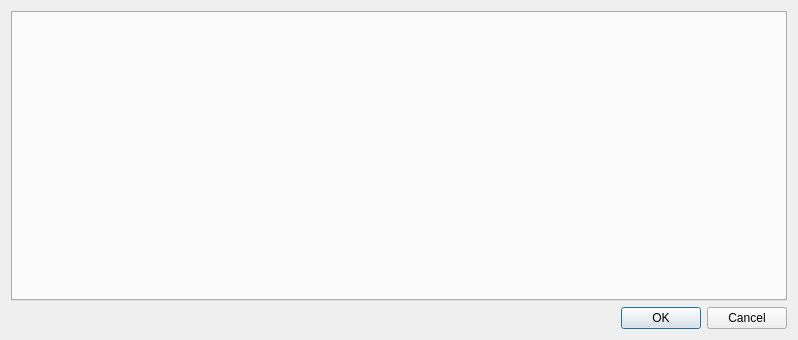
<?xml version="1.0" encoding="UTF-8"?>
<ui version="4.0">
 <class>UI_Settings</class>
 <widget class="QDialog" name="UI_Settings">
  <property name="geometry">
   <rect>
    <x>0</x>
    <y>0</y>
    <width>798</width>
    <height>340</height>
   </rect>
  </property>
  <property name="windowTitle">
   <string>Dialog</string>
  </property>
  <layout class="QVBoxLayout" name="verticalLayout">
   <item>
    <widget class="QTabWidget" name="tabWidget">
     <property name="currentIndex">
      <number>-1</number>
     </property>
    </widget>
   </item>
   <item>
    <widget class="QDialogButtonBox" name="buttonBox">
     <property name="orientation">
      <enum>Qt::Horizontal</enum>
     </property>
     <property name="standardButtons">
      <set>QDialogButtonBox::Cancel|QDialogButtonBox::Ok</set>
     </property>
    </widget>
   </item>
  </layout>
 </widget>
 <resources/>
 <connections>
  <connection>
   <sender>buttonBox</sender>
   <signal>accepted()</signal>
   <receiver>UI_Settings</receiver>
   <slot>accept()</slot>
   <hints>
    <hint type="sourcelabel">
     <x>248</x>
     <y>254</y>
    </hint>
    <hint type="destinationlabel">
     <x>157</x>
     <y>274</y>
    </hint>
   </hints>
  </connection>
  <connection>
   <sender>buttonBox</sender>
   <signal>rejected()</signal>
   <receiver>UI_Settings</receiver>
   <slot>reject()</slot>
   <hints>
    <hint type="sourcelabel">
     <x>316</x>
     <y>260</y>
    </hint>
    <hint type="destinationlabel">
     <x>286</x>
     <y>274</y>
    </hint>
   </hints>
  </connection>
 </connections>
</ui>
